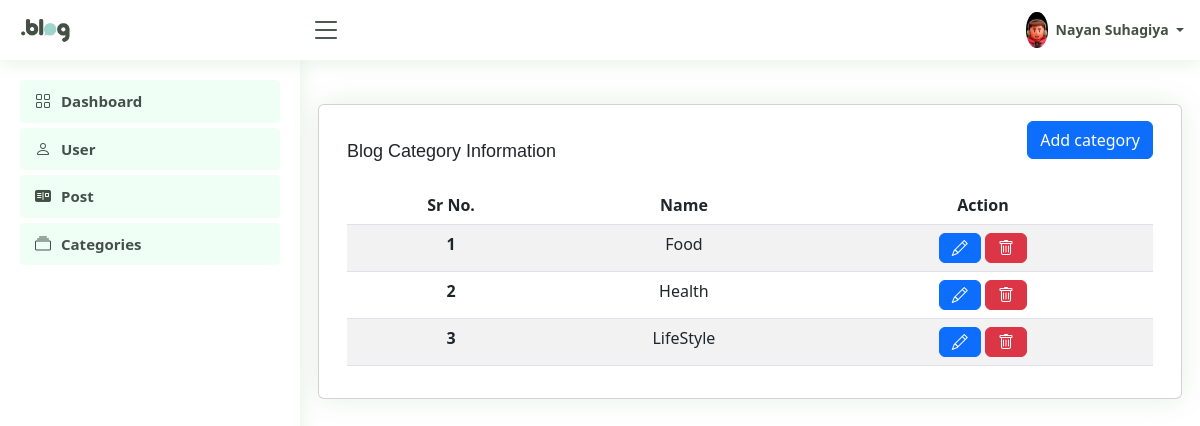
The app's page /admin/category.php (signed in) with its own data.
### tables this page shows
CREATE TABLE `users` (
  `user_id` int(11) NOT NULL,
  `name` varchar(100) NOT NULL,
  `email` varchar(100) NOT NULL,
  `password` varchar(100) NOT NULL,
  `user_type` enum('client','admin') NOT NULL DEFAULT 'client',
  `image` varchar(100) DEFAULT NULL
);

CREATE TABLE `categories` (
  `category_id` int(11) NOT NULL,
  `name` varchar(100) NOT NULL
);

### admin/category.php (the view, shortened to what this page needs)
<?php
include "../connection.php";
include "./sidebar.php";
?>
<main id="main" class="main">
  <section class="section dashboard">
    <div class="row">
      <div class="card">
        <div class="card-body">
          <h5 class="card-title float-start">Blog Category Information</h5>
          <div class="btn btn-primary float-end" data-bs-toggle='modal' data-bs-target='#edit-category-modal'>Add
            category</div>
          <table class="table table-striped text-center">
            <thead>
              <tr>
                <th scope="col">Sr No.</th>
                <th scope="col">Name</th>
                <th scope="col">Action</th>
              </tr>
            </thead>
            <tbody>
              <?php $query = "SELECT * FROM Categories";
              $result = mysqli_query($conn, $query);
              $i = 1;
              while ($row = mysqli_fetch_assoc($result)) {
                ?>
                <tr>
                  <th scope='row'>
                    <?= $i ?>
                  </th>
                  <td>
                    <?= $row["name"] ?>
                  </td>
                  <td>
                    <form method="post" id='edit-form' class="m-0">
                      <button class='btn btn-primary' type="button" data-bs-toggle='modal'
                        data-bs-target='#edit-category-modal<?= $i ?>'><i class='bi bi-pencil'></i></button>
                      <button class='btn btn-danger' type="submit" name="delete"><i class='bi bi-trash'></i></button>
                    </form>
                  </td>
                </tr>
                <?php
                $i++;
              }
              ?>
            </tbody>
          </table>
        </div>
      </div>
    </div>
  </section>
</main>

### admin/sidebar.php (shortened to what this page needs)
<?php
include "../connection.php";
$user_id = $_SESSION["user_id"];
$query = "SELECT * FROM Users WHERE user_id='$user_id'";
$runquery = mysqli_query($conn, $query);
$row = mysqli_fetch_assoc($runquery);
$name = $row["name"];
$image = $row["image"];
?>
<!DOCTYPE html>
<html lang="en">
<head>
  <link href="../lib/css/style.css" rel="stylesheet">
  <link href="../lib/css/bootstrap.min.css" rel="stylesheet">
  <link href="../lib/css/bootstrap-icons/bootstrap-icons.css" rel="stylesheet">
</head>
<body>
  <header id="header" class="header fixed-top d-flex align-items-center">
    <div class="d-flex align-items-center justify-content-between">
      <a href="index.html" class="logo d-flex align-items-center">
        <img src="../assets/site_logo.png" alt="">
      </a>
      <i class="bi bi-list toggle-sidebar-btn"></i>
    </div>
    <nav class="header-nav ms-auto">
      <ul class="d-flex align-items-center">
        <li class="nav-item dropdown pe-3">
          <a class="nav-link nav-profile d-flex align-items-center pe-0" href="#" data-bs-toggle="dropdown">
            <img src="<?= "." . $image ?>" alt="Profile" class="rounded-circle">
            <span class="d-none d-md-block dropdown-toggle ps-2">
              <?= $name ?>
            </span>
          </a>
        </li>
      </ul>
    </nav>
  </header>
  <aside id="sidebar" class="sidebar">
    <ul class="sidebar-nav" id="sidebar-nav">
      <li class="nav-item">
        <a class="nav-link " href="dashboard.php">
          <i class="bi bi-grid"></i>
          <span>Dashboard</span>
        </a>
      </li>
      <li class="nav-item">
        <a class="nav-link " href="userInfo.php">
          <i class="bi bi-person"></i>
          <span>User</span>
        </a>
      </li>
      <li class="nav-item">
        <a class="nav-link " href="blog_post.php">
          <i class="bi bi-postcard-fill"></i>
          <span>Post</span>
        </a>
      </li>
      <li class="nav-item">
        <a class="nav-link " href="category.php">
          <i class="bi bi-collection"></i>
          <span>Categories</span>
        </a>
      </li>
    </ul>
  </aside>
</body>
</html>

### records on screen
users: image (picture), name "Nayan Suhagiya"
categories: name "Food"
categories: name "Health"
categories: name "LifeStyle"
